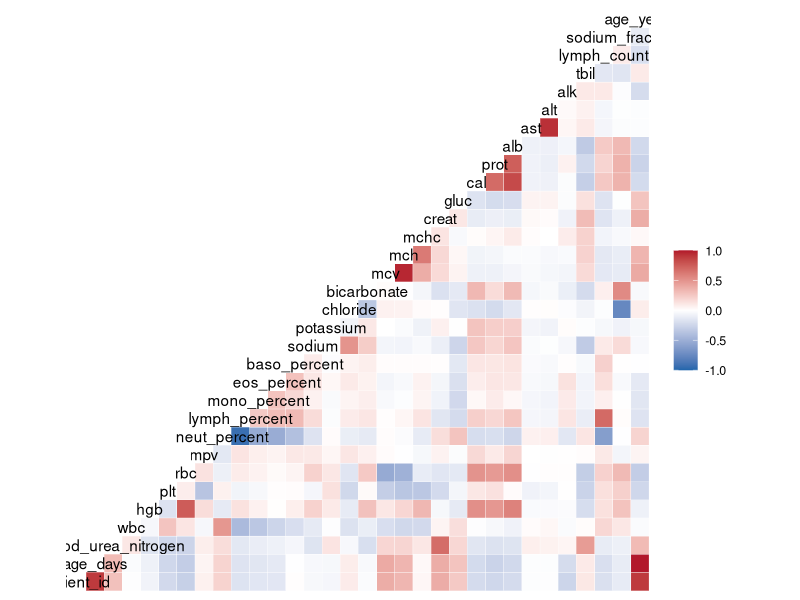
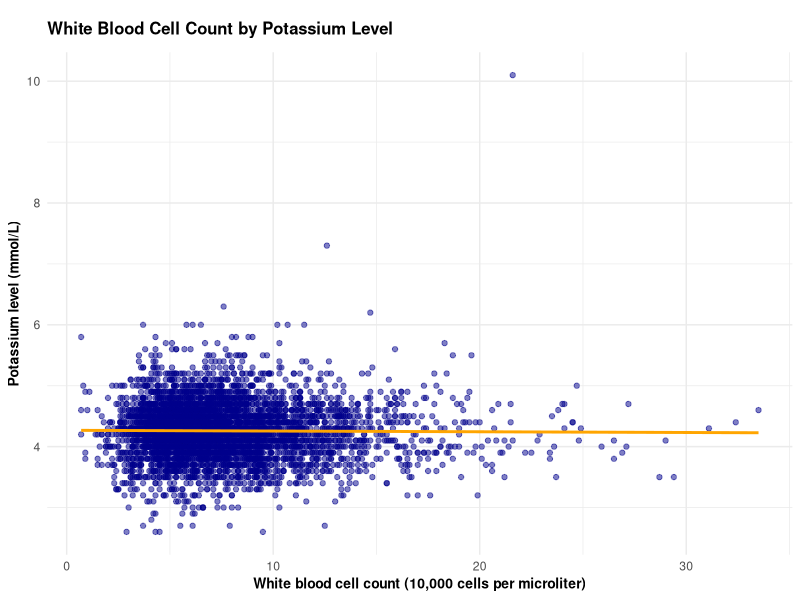
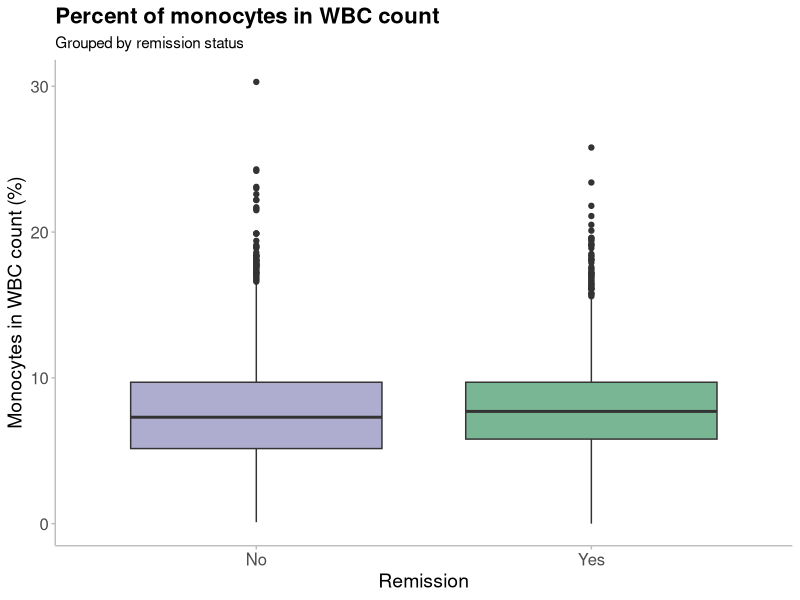
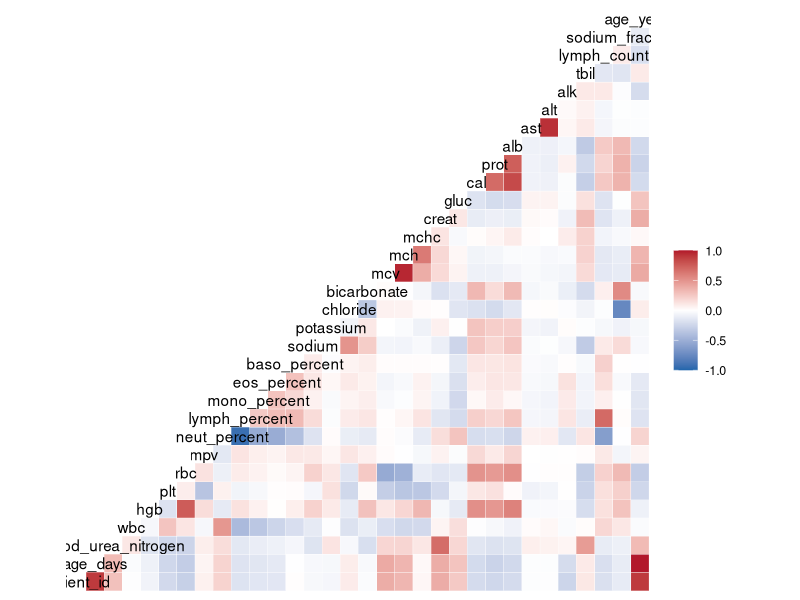
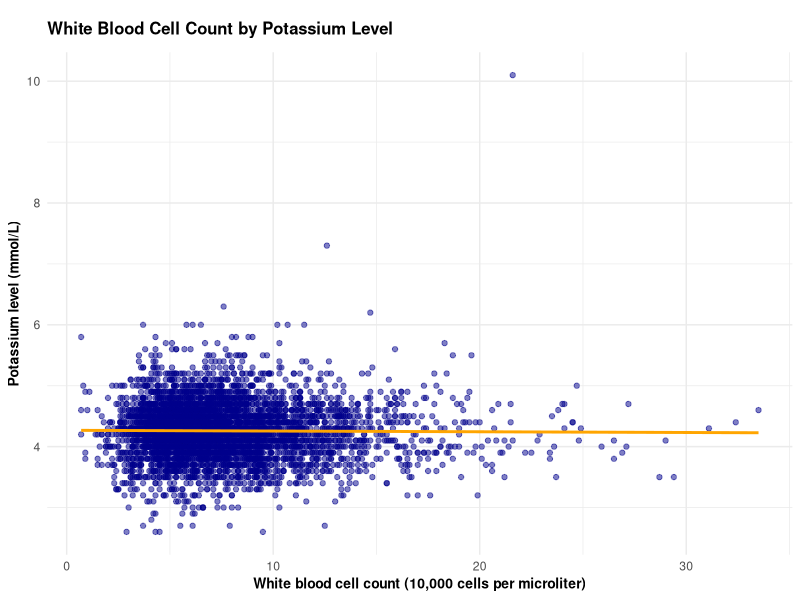
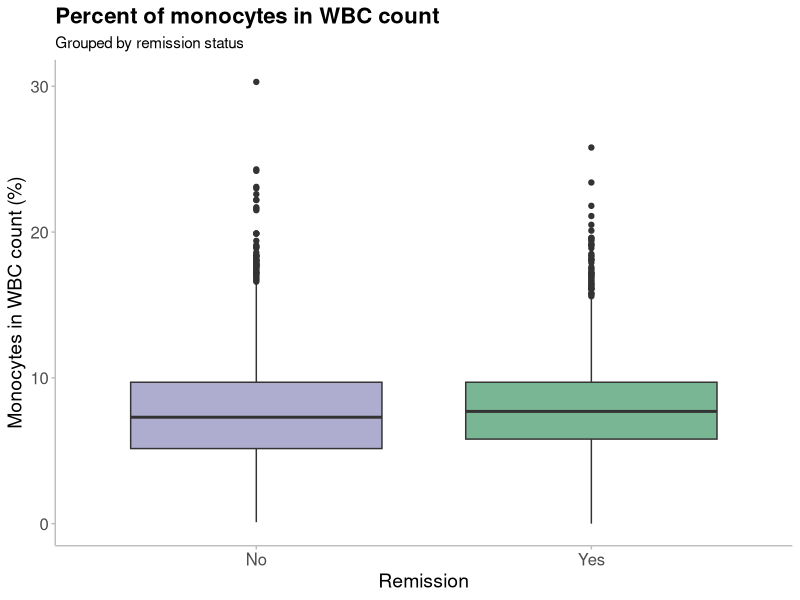

Source code (R) for these figures, in order:
#----Script Header-------------------------------------------------------------####
# Date: 09.09.2025
# Author: Data_drama_queens
# Filename: creating-plots
# Description: Script for creating plots.
#              We were given 5 questions, and asked to select one question each.
#              We have answered the following questions:
#                 - Are there any correlated measurements?
#                 - Does the white blood cell count distribution depend on pot?
#                 - Does remission of inflammation after Thiopurines for > 12
#                   weeks change with percent of monocytes in WBC count?
#
# Project: RMED901A_Exam_Assignment
#-------------------------------------------------------------------------------###


# Read the data ----
library(ggplot2)
library(tidyverse)
library(here)
library(GGally)

patient_data <- read_delim(
  here("data", "data-for-analysis", "20250908-tidy-joined-exam-data.txt"),
  delim = "\t"
)


# Correlated measurements ----
# Create correlation plot
correlation_plot <- ggcorr(patient_data,
  low = "#2166ac",
  mid = "white",
  high = "#b2182b",
  midpoint = 0,
  label = FALSE,
)

correlation_plot

# Save plot as PNG with larger size for clarity
filename_correlation_plot <- here("figures", "20250909-correlation-plot.tiff")
ggsave(filename_correlation_plot, plot = correlation_plot, width = 7, height = 7, dpi = 300)


# Scatterplot investigating white blood cell count by potassium level ----
wbc_pot_plot <- ggplot(patient_data, aes(x = wbc, y = potassium)) + # Assign data, x and y values
  geom_point(colour = "darkblue", alpha = 0.5, na.rm = TRUE) + # Scatterplot
  geom_smooth(method = "lm", se = FALSE, colour = "orange") + # Regression line
  theme_minimal() + # Background theme
  theme(
    legend.position = "none", # Remove legend
    plot.title = element_text(face = "bold", size = 12, margin = margin(10, 0, 10, 0)), # Bold title, resized title and increased margin between title and plot
    axis.title.x = element_text(face = "bold", size = 10), # Bold x-axis text
    axis.title.y = element_text(face = "bold", size = 10)
  ) + # Bold y-axis text
  labs(
    title = "White Blood Cell Count by Potassium Level", # Title
    x = "White blood cell count (10,000 cells per microliter)", # x-axis title
    y = "Potassium level (mmol/L)"
  ) # y-axis title

wbc_pot_plot

# Save the plot
filename_wbc_pot_plot <- here("figures", "20250909-wbc-potassium-plot.tiff")
ggsave(filename_wbc_pot_plot, plot = wbc_pot_plot, width = 7, height = 7, dpi = 300)


# From the plot, the white blood cell count does not seem to change
# with potassium level


# Remission and percent of monocytes ----
# Here, we investigates if remission of inflammation after Thiopurines for > 12 weeks
# change with percent of monocytes in WBC count.
# Create a boxplot
remission_mono_plot <- ggplot(
  data = patient_data,
  mapping = aes(x = remission, y = mono_percent)
) + # select variables
  geom_boxplot(fill = c("#7876B199", "#20854E99")) + # create a box plot and set specific colours
  xlab("Remission") + # change x axis label
  ylab("Monocytes in WBC count (%)") + # y axis labels
  labs(
    title = "Percent of monocytes in WBC count",
    subtitle = "Grouped by remission status"
  ) +
  theme_minimal() + # use the minimal theme
  theme(
    panel.grid.major = element_blank(), # remove major grid
    panel.grid.minor = element_blank(), # remove minor grid
    axis.line = element_line(colour = "grey", linewidth = 0.5), # include x and y axis
    axis.ticks = element_line(colour = "grey", linewidth = 0.5), # include tick marks
    legend.position = "None", # remove legend
    plot.title = element_text(size = 16, face = "bold"), # change title font
    axis.title = element_text(size = 14), # change axis title size
    axis.text.x = element_text(size = 12), # change x-axis text size
    axis.text.y = element_text(size = 12) # change y-axis text size
  )


remission_mono_plot

# Save the plot
filename_remission_mono_plot <- here("figures", "20250909-remission-mono-plot.tiff")
ggsave(filename_remission_mono_plot, plot = remission_mono_plot, width = 7, height = 7, dpi = 300)

# A visual inspection of the plot suggests that there is no difference in
# percent of monocytes in WBC count for groups with or without remission of inflammation
# after Thiopurines for > 12 weeks.
